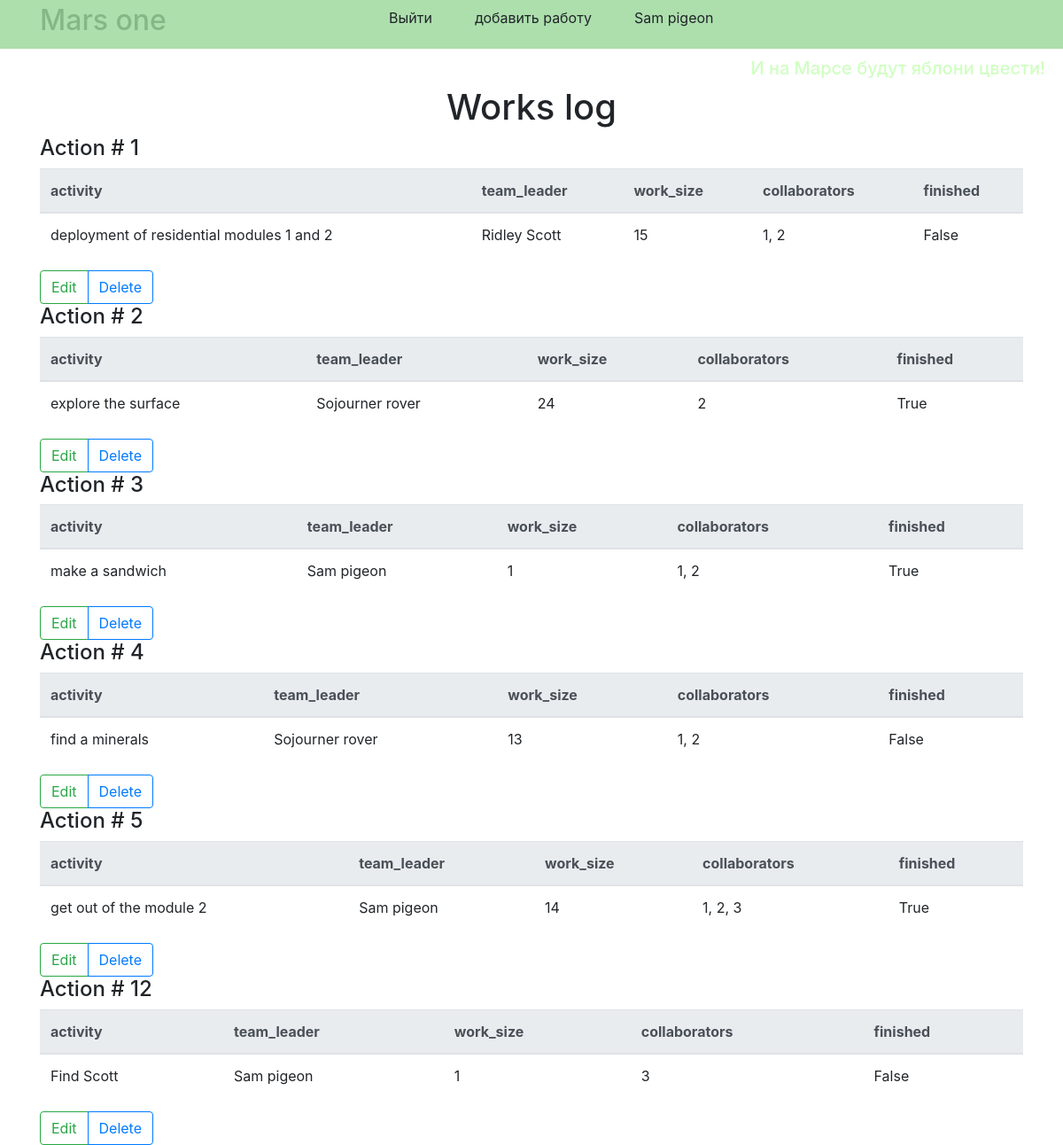
The page / (signed in) on the database its author committed.
### data/users.py (models this page shows, shortened)
class User(SqlAlchemyBase, SerializerMixin, UserMixin):
    __tablename__ = 'users'
    id = sqlalchemy.Column(sqlalchemy.Integer,
                           primary_key=True, autoincrement=True)
    surname = sqlalchemy.Column(sqlalchemy.String, nullable=True)
    name = sqlalchemy.Column(sqlalchemy.String, nullable=True)
    age = sqlalchemy.Column(sqlalchemy.Integer, nullable=True)
    position = sqlalchemy.Column(sqlalchemy.String, nullable=True)
    speciality = sqlalchemy.Column(sqlalchemy.String, nullable=True)
    address = sqlalchemy.Column(sqlalchemy.String, nullable=True)
    email = sqlalchemy.Column(sqlalchemy.String,
                              index=True, unique=True, nullable=True)
    hashed_password = sqlalchemy.Column(sqlalchemy.String, nullable=True)
    modified_date = sqlalchemy.Column(sqlalchemy.DateTime,
                                      default=datetime.datetime.now)
    jobs = orm.relation("Job", back_populates='user')

### data/jobs.py (models this page shows)
class Job(SqlAlchemyBase, SerializerMixin):
    __tablename__ = 'jobs'
    id = sqlalchemy.Column(sqlalchemy.Integer,
                           primary_key=True, autoincrement=True)
    team_leader = sqlalchemy.Column(sqlalchemy.Integer,
                                    sqlalchemy.ForeignKey("users.id"))
    job = sqlalchemy.Column(sqlalchemy.String, nullable=True)
    work_size = sqlalchemy.Column(sqlalchemy.Integer, nullable=True)
    collaborators = sqlalchemy.Column(sqlalchemy.String, nullable=True)
    start_date = sqlalchemy.Column(sqlalchemy.String, nullable=True)
    end_date = sqlalchemy.Column(sqlalchemy.String, nullable=True)
    is_finished = sqlalchemy.Column(sqlalchemy.Boolean, default=False)
    user = orm.relation('User')

### main.py (the view)
@app.route("/")
def index():
    session = db_session.create_session()
    jobs = session.query(Job).all()
    return render_template("index.html", jobs=jobs)

### data/db_session.py (called while the page is built)
def create_session() -> Session:
    global __factory
    return __factory()

### main.py (called while the page is built)
@login_manager.user_loader
def load_user(user_id):
    session = db_session.create_session()
    return session.query(User).get(user_id)

### templates/index.html
{% extends "base.html" %}
{% block content %}
<div class="text text-center"><h1>Works log</h1></div>
{% for job in jobs %}
    <h4>Action # {{ job.id }}</h4>
    <table class="table">
      <thead class="thead-light">
        <tr>
          <th scope="col">activity</th>
          <th scope="col">team_leader</th>
          <th scope="col">work_size</th>
          <th scope="col">collaborators</th>
          <th scope="col">finished</th>
        </tr>
      </thead>
      <tbody>
        <tr>
          <td>{{ job.job }}</td>
          <td>{{ job.user.name }} {{ job.user.surname }}</td>
          <td>{{ job.work_size }}</td>
          <td>{{ job.collaborators }}</td>
          <td>{{ job.is_finished }}</td>
        </tr>
      </tbody>
    </table>
  {% if current_user.is_authenticated and current_user == job.user or current_user.id == 1 %}
    <div class="btn-group" role="group" aria-label="Basic example">
      <a href="/job/{{ job.id }}" class="btn btn-outline-success">Edit</a>
      <a href="/Job_delete/{{ job.id }}" class="btn btn-outline-primary">Delete</a>
    </div>
  {% endif %}
{% endfor %}
{% endblock %}

### templates/base.html (shortened to what this page needs)
<!DOCTYPE html>
<html lang="en">
<head>
    <link rel="stylesheet"
          href="https://maxcdn.bootstrapcdn.com/bootstrap/4.4.1/css/bootstrap.min.css">
    <link rel="stylesheet" type="text/css" href="{{ url_for('static', filename='css/style.css') }}" />
    </head>
    <body>
    <header class="flex-container">
        <div class="container">
            <div class="row no-gutters">
                <div class="col-md-4">
                    <div class="color-text-title"><h2>Mars one</h2></div>
                </div>
                <div class="col-auto">
                    <div class="flex-item">
                        {% if current_user.is_authenticated %}
                            <ul class="nav">
                                <li class="nav-item">
                                    <a class="dropdown-item" href="/logout">Выйти</a>
                                </li>
                                <li class="nav-item">
                                    <a class="dropdown-item" href="/add_job">добавить работу</a>
                                </li>
                                <li class="nav-item">
                                    <a class="dropdown-item" href="/">{{ current_user.name }} {{ current_user.surname }}</a>
                                </li>
                            </ul>
                        {% endif %}
                    </div>
                </div>
            </div>
        </div>
    </header>
    <div class="color-text">
        <h5>И на Марсе будут яблони цвести!</h5>
        </div>
    <main role="main" class="container">
        {% block content %}{% endblock %}
    </main>
    </body>
</html>

### static/css/style.css (style rules this page uses)
.color-text { color: #cfffc0; text-align: right; padding-right: 20px; }
.color-text-title { color: #85b686 }
header { width: display; height: 55px; background-color: #addfad; margin-bottom: 10px; }
.flex-container { display: -webkit-flex; -webkit-justify-content: space-between; display: flex; justify-content: space-between; align-items: center; }
.flex-item { -webkit-flex-grow: 1; flex-grow: 1; }

### rows shown on the page
User: name "Sam", surname "pigeon"
Job: id "1", job "deployment of residential modules 1 and 2", user.name "Ridley", user.surname "Scott", work_size "15", collaborators "1, 2", is_finished "False"
Job: id "2", job "explore the surface", user.name "Sojourner", user.surname "rover", work_size "24", collaborators "2", is_finished "True"
Job: id "3", job "make a sandwich", user.name "Sam", user.surname "pigeon", work_size "1", collaborators "1, 2", is_finished "True"
Job: id "4", job "find a minerals", user.name "Sojourner", user.surname "rover", work_size "13", collaborators "1, 2", is_finished "False"
Job: id "5", job "get out of the module 2", user.name "Sam", user.surname "pigeon", work_size "14", collaborators "1, 2, 3", is_finished "True"
Job: id "12", job "Find Scott", user.name "Sam", user.surname "pigeon", work_size "1", collaborators "3", is_finished "False"
